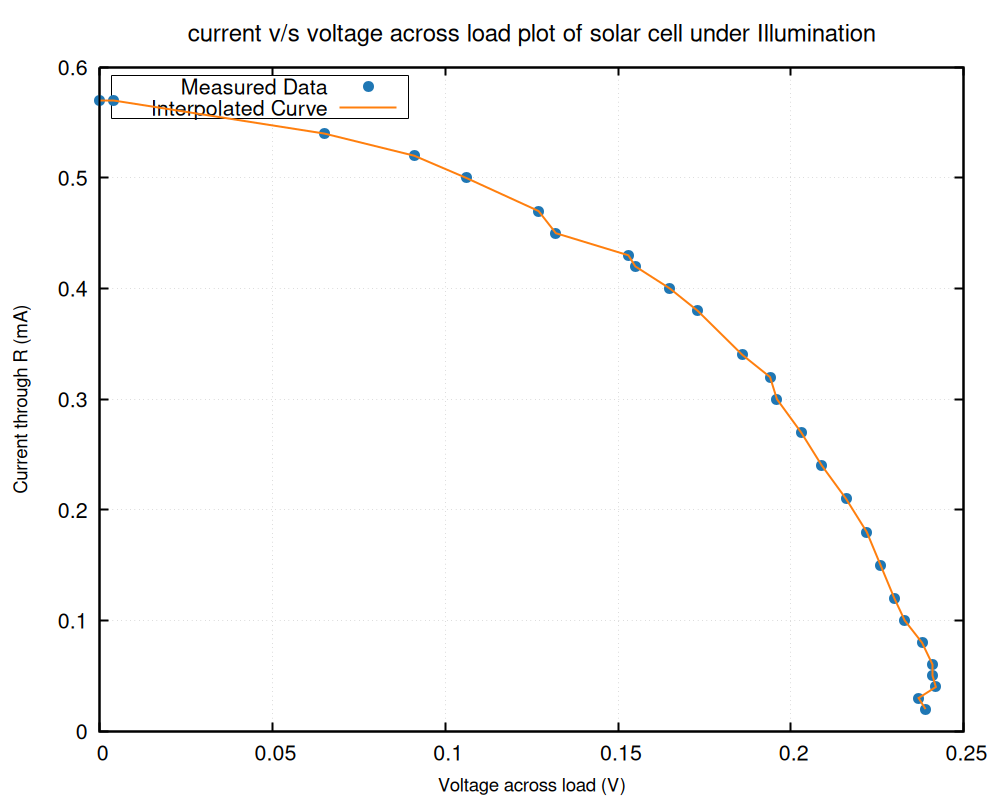

Write the gnuplot code that produced this figure.
set terminal pngcairo size 1000,800 enhanced font "Helvetica,16"
set output "iv.png"

set title "current v/s voltage across load plot of solar cell under Illumination" font ",18"
set xlabel "Voltage across load (V)" font ",14"
set ylabel "Current through R (mA)" font ",14"
set grid lc rgb "#aaaaaa" lw 1 lt 0
set border lw 2
set key top left box

set style line 1 lc rgb "#1f77b4" lw 2 pt 7 ps 1.5
set style line 2 lc rgb "#ff7f0e" lw 2

# Dotted reference lines at x=0 and y=0
set arrow from graph 0,first 0 to graph 1,first 0 nohead ls 3
set arrow from first 0,graph 0 to first 0,graph 1 nohead ls 3

plot "iv.dat" using 2:1 with points ls 1 title "Measured Data", \
     "iv.dat" using 2:1 with lines ls 2 title "Interpolated Curve"
